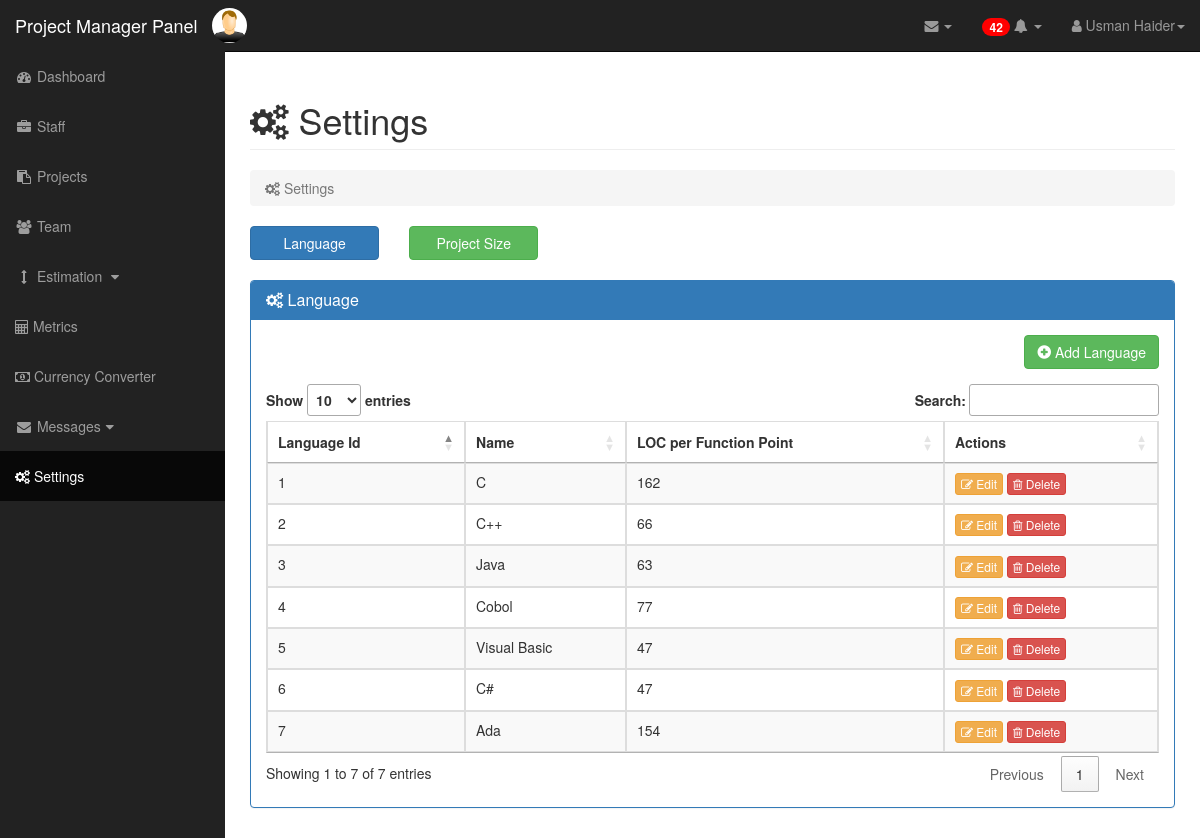
Page /estimation/setting.php (signed in) on the committed database.
### tables this page shows
CREATE TABLE IF NOT EXISTS `employee` (
  `empId` int(15) NOT NULL AUTO_INCREMENT,
  `empName` varchar(255) NOT NULL,
  `password` varchar(255) NOT NULL,
  `gender` varchar(255) NOT NULL,
  `cnic` varchar(255) NOT NULL,
  `dob` date NOT NULL,
  `regDate` date NOT NULL,
  `address` varchar(255) NOT NULL,
  `email` varchar(255) NOT NULL,
  `contactNo` varchar(255) NOT NULL,
  `salary` varchar(255) NOT NULL,
  `workHours` int(15) NOT NULL,
  `jobStatus` varchar(255) NOT NULL,
  `workStatus` varchar(255) NOT NULL,
  `image` varchar(255) NOT NULL,
  `position` varchar(255) NOT NULL,
  PRIMARY KEY (`empId`)
);

CREATE TABLE IF NOT EXISTS `language` (
  `languageId` int(10) NOT NULL AUTO_INCREMENT,
  `languageName` varchar(20) NOT NULL,
  `LOCperFP` int(10) NOT NULL,
  PRIMARY KEY (`languageId`),
  UNIQUE KEY `languageName` (`languageName`)
);

### estimation/setting.php (the view, shortened to what this page needs)
 <!DOCTYPE html>
<html lang="en">
<head>
		<link href="../css/bootstrap.min.css" rel="stylesheet">
		<link href="../css/sb-admin.css" rel="stylesheet">
		<link href="../css/plugins/morris.css" rel="stylesheet">
		<link href="../font-awesome/css/font-awesome.min.css" rel="stylesheet" type="text/css">
		<link rel="stylesheet" href="https://cdn.datatables.net/1.10.12/css/dataTables.bootstrap.min.css" />
		<link rel="stylesheet" type="text/css" href="http://ajax.aspnetcdn.com/ajax/jquery.dataTables/1.9.4/css/jquery.dataTables.css">
	    <link rel="stylesheet" href="https://cdn.datatables.net/1.10.4/css/jquery.dataTables.min.css">
        <link rel="stylesheet" href="https://cdn.datatables.net/1.10.13/css/dataTables.bootstrap.min.css">
</head>
<body>
    <div id="wrapper">
        <nav class="navbar navbar-inverse navbar-fixed-top" role="navigation">
            <div class="navbar-header">
                <a class="navbar-brand" href="../Project Manager/dashboard.php">Project Manager Panel</a>
           <?php
				   include("config.php");
										if(isset($_SESSION['username']))  {
										$query = "SELECT * FROM `employee` WHERE empId='".$_SESSION['id']."' ";
											   $result = mysqli_query($connect, $query);
										        $row2 = mysqli_fetch_array($result);
										}
										?>
				<img class="img-circle pull-right" src="<?php echo $row2["image"]; ?>" width="35px" height="35px" style='  margin-top:8px;'/></div>
            <ul class="nav navbar-right top-nav">
                 <li class="dropdown">
                   <a href="#" class="dropdown-toggle" data-toggle="dropdown">
				   <?php
				   include("config.php");
				   ?>
				<i class="fa fa-envelope"></i> <b class="caret"></b></a>
                </li>
				   <li class="dropdown">
                    <a href="#"  id="checkBadge" class="dropdown-toggle" data-toggle="dropdown">
							<link rel="stylesheet" href="../css/badge.css">
<?php
							$query = "SELECT * FROM `notification` WHERE seen='0' AND receiverId='".$_SESSION['id']."'";
								   $result = mysqli_query($connect, $query);
									$count=0;
								   while($row = mysqli_fetch_array($result)){
								$count++;
								   }
							if($count>0)
								   {
									 echo' <span id="checkBadge2"  class="badge badge-notify">';
									  echo $count;
									  echo' </span>';
								   }
								else{
									echo' <span>';
									  echo' </span>';
								}
				   ?>
					<i class="fa fa-bell"></i>
					<b class="caret"></b></a>
                </li>
                <li class="dropdown">
                    <a href="#" class="dropdown-toggle" data-toggle="dropdown"><i class="fa fa-user"></i>
					<?php if(isset($_SESSION['username']))
                {
                 echo $_SESSION['name'];
                }
                 ?><b class="caret"></b></a>
                </li>
            </ul>
            <div class="collapse navbar-collapse navbar-ex1-collapse">
                <ul class="nav navbar-nav side-nav">
					 <li>
                        <a href="../Project Manager/dashboard.php"><i class="fa fa-fw fa-dashboard"></i> Dashboard</a>
                    </li>
					<li >
                        <a href="../Project Manager/staff.php"><i class="fa fa-fw fa-briefcase"></i> Staff</a>
                    </li>
                     <li >
                        <a href="../Project Manager/project.php"><i class="fa fa-fw fa-clipboard"></i> Projects</a>
                    </li>
					 <li >
                        <a href="../Project Manager/team.php"><i class="fa fa-fw fa-users"></i> Team</a>
                    </li>
					<li >
                        <a href="javascript:;" data-toggle="collapse" data-target="#demo2"><i class="fa fa-fw fa-arrows-v"></i> Estimation <i class="fa fa-fw fa-caret-down"></i></a>
                    </li>
					<li  >
                        <a href="metric.php"><i class="fa fa-calculator"></i>  Metrics</a>
                    </li>
					<li >
                        <a href="currency.php"><i class="fa fa-money"></i> Currency Converter</a>
                    </li>
					<li>
                        <a href="javascript:;" data-toggle="collapse" data-target="#demo"><i class="fa fa-fw fa-envelope"></i> Messages<i class="fa fa-fw fa-caret-down"></i></a>
                    </li>
					<li class="active" >
                        <a href="setting.php"><i class="fa fa-cogs" aria-hidden="true"></i> Settings</a>
                    </li>
                </ul>
            </div>
        </nav>
        <div id="page-wrapper">
            <div class="container-fluid">
                <div class="row">
                    <div class="col-lg-12">
                        <h1 class="page-header">
                        <i class="fa fa-cogs" aria-hidden="true"></i> Settings
                        </h1>
                        <ol class="breadcrumb">
                            <li class="active">
                                <i class="fa fa-cogs" aria-hidden="true"></i> Settings
                            </li>
                        </ol>
                    </div>
                </div>
				<div class="row">
				<div class="col-lg-2 col-sm-3 col-md-4">
				<button id="language" class="btn btn-primary btn-block"  >Language </button>
                </div>
				<div class="col-lg-2 col-sm-3 col-md-4">
				<button id="pSize" class="btn btn-success btn-block"  > Project Size </button>
                </div>
            </div>
			<br>
			<div class="row" id="change">
			<div class="col-lg-12 col-sm-12 col-md-12">
									    <div class="panel panel-primary" >
                            <div class="panel-heading">
                                <h3 class="panel-title"><i class="fa fa-cogs" aria-hidden="true"></i> Language</h3>
                            </div>
                            <div class="panel-body">
                                 <div class="row">
						<div class="col-lg-12">
							 <div class="form-group pull-right">
						   <button type="button" name="age" id="addLanguage" data-toggle="modal" data-target="#add_data_Modal" class="btn btn-success"><i class="glyphicon glyphicon-plus-sign"></i> Add Language</button>
						</div> </div> </div>
								<div id="language_table">
	<table id="langTable" class="table table-striped table-bordered dt-responsive nowrap" cellspacing="0" width="100%"
	>
    <thead>
					   <th>Language Id</th>
					    <th>Name</th>
						 <th>LOC per Function Point</th>
						 <th>Actions</th>
        </thead>
        <tbody>
		<?php
		include("config.php");
		$query = "SELECT * FROM language";
		$result = mysqli_query($connect, $query);
                     while($row = mysqli_fetch_array($result))
                     {
                     ?>
					  <tr>
                      <td><?php echo $row["languageId"]; ?></td>
					  <td><?php echo $row["languageName"]; ?></td>
					  <td><?php echo $row["LOCperFP"]; ?></td>
                   <td><button type="button" name="view" value="view" id="<?php echo $row["languageId"]; ?>" class="btn btn-warning btn-xs edit_language" > <i class="fa fa-pencil-square-o" aria-hidden="true"></i> Edit</button>
				   <button type="button" name="delete" value="delete" id="<?php echo $row["languageId"]; ?>" class="btn btn-danger btn-xs delete_language" ><i class="fa fa-trash-o"></i> Delete</button>
			   </td>
			   </tr>
				  <?php
                     }
                     ?>
		</tbody>
    </table>
	</div>
                            </div>
							</div>
			</div>
			</div>
        </div>
    </div>
</body>
</html>

### css/sb-admin.css (style rules this page uses)
body { margin-top: 100px; background-color: #222; }
@media (min-width:768px) { body { margin-top: 50px; } }
#wrapper { padding-left: 0; }
#page-wrapper { width: 100%; padding: 0; background-color: #fff; }
@media (min-width:768px) { #wrapper { padding-left: 225px; } }
@media (min-width:768px) { #page-wrapper { padding: 10px; } }
.top-nav { padding: 0 15px; }
.top-nav>li { display: inline-block; float: left; }
.top-nav>li>a { padding-top: 15px; padding-bottom: 15px; line-height: 20px; color: #999; }
@media (min-width:768px) { .side-nav { position: fixed; top: 51px; left: 225px; width: 225px; margin-left: -225px; border: none; border-radius: 0; overflow-y: auto; background-color: #222; bottom: 0; overflow-x: hidden; padding-bottom: 40px; } }
@media (min-width:768px) { .side-nav>li>a { width: 225px; } }

### css/badge.css (style rules this page uses)
.badge-notify { background:red; position:relative; }

### rows in the picture
employee: image (picture)
language: languageId "1", languageName "C", LOCperFP "162"
language: languageId "2", languageName "C++", LOCperFP "66"
language: languageId "3", languageName "Java", LOCperFP "63"
language: languageId "4", languageName "Cobol", LOCperFP "77"
language: languageId "5", languageName "Visual Basic", LOCperFP "47"
language: languageId "6", languageName "C#", LOCperFP "47"
language: languageId "7", languageName "Ada", LOCperFP "154"

### other values in the picture
$count "42"
$_SESSION['name'] "Usman Haider"
